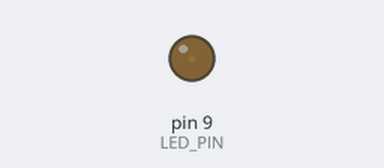
This sketch was run on a simulated Arduino Uno, built with avr-gcc and run on an emulated ATmega328P. Parts: output pins drawn as LEDs (lit = HIGH).

Above: at 0.05 s.
At 1.15 s:
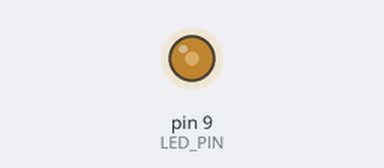
At 2.3 s:
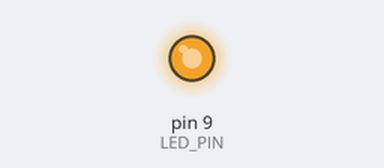
At 4.6 s:
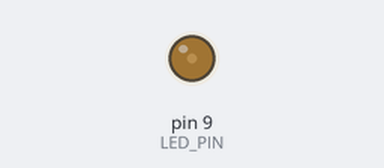
Timing chart, 0 to 6.6 s (numbered marks = the images above):
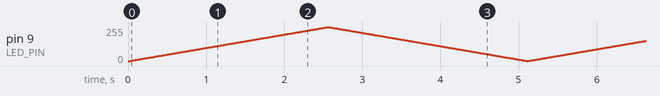

The sketch:

24_pwm_led_fade.ino
```cpp
/*
 * Challenge #24: PWM LED Fade (Breathing LED)
 *
 * Sketch Name:
 *
 *   24_pwm_led_fade
 *
 * Objective:
 *
 *   Smoothly fade an LED up and down (a "breathing"
 *   effect) using PWM -- without delay().
 *
 *   So far every LED has been ON or OFF. This one
 *   lives at every brightness in between.
 *
 * Background -- what is PWM?
 *
 *   digitalWrite() can only do HIGH or LOW. To get
 *   "half brightness" the Arduino uses PWM (Pulse
 *   Width Modulation): it switches the pin on and off
 *   very fast, and varies the fraction of time it
 *   stays on (the "duty cycle"). 50% on => looks half
 *   as bright; 10% on => dim.
 *
 *       analogWrite(pin, value);   // value 0..255
 *       //   0   = always off
 *       //   127 = ~50% duty (half bright)
 *       //   255 = always on
 *
 *   PWM is the same trick used to set motor speed,
 *   servo position, and audio tone.
 *
 * Hardware:
 *
 *   LED -> Pin 9
 *
 *   IMPORTANT: analogWrite only works on PWM pins,
 *   marked with a ~ on the board. On the Uno those are
 *   3, 5, 6, 9, 10, 11. Pin 8 is NOT a PWM pin, so use
 *   pin 9 here.
 *
 * Behaviour:
 *
 *   Brightness ramps 0 -> 255, then 255 -> 0, forever,
 *   smoothly. Like the LED is breathing.
 *
 * Requirements:
 *
 *   - Use analogWrite() for brightness.
 *
 *   - Use millis() to step the brightness at a fixed
 *     rate (e.g. every 10ms). Do NOT use delay().
 *
 *   - Track:
 *       * current brightness (0..255)
 *       * direction (+1 going up, -1 going down)
 *
 *   - When brightness reaches 255 or 0, flip direction.
 *
 * Rules:
 *
 *   - The LED must be on a PWM (~) pin.
 *   - No delay(). The fade must be non-blocking so other
 *     work could run alongside it.
 *
 * Concepts Practiced:
 *
 *   C++:
 *     - State variables (brightness, direction)
 *     - Clamping / bounds logic
 *
 *   Embedded:
 *     - PWM and duty cycle
 *     - Analog-style output from a digital pin
 *     - Non-blocking ramps (reusing the millis pattern)
 *
 * Learning Goal:
 *
 *   Understand PWM as the foundation of analog-ish
 *   control: brightness, motor speed, servo angle, and
 *   tone all come from varying a duty cycle.
 *
 * Stretch Goals (optional):
 *
 *   - Wrap it in a class:  PwmLed / Fader  with a
 *     update() method (hardware abstraction, like your
 *     Led class).
 *   - Reuse Challenge 23: make a FadeTask : public Task
 *     and run it inside your polymorphic Scheduler.
 *   - Fade two LEDs at different speeds at the same time.
 */

#include <Arduino.h>

const uint8_t LED_PIN = 9; // PWM (~) pin — pin 8 would NOT work for analogWrite
const int STEP_MS = 10;    // change brightness every 10ms (controls fade speed)

unsigned long timer = 0;
int brightness = 0;
int direction = 1; // +1 = getting brighter, -1 = getting dimmer

void setup() { pinMode(LED_PIN, OUTPUT); }

void loop() {
  if (millis() - timer >= STEP_MS) {
    timer += STEP_MS;
    analogWrite(LED_PIN, brightness);
    brightness += direction;
    if (brightness >= 255) {
      direction = -1;
      brightness = 255;
    } else if (brightness <= 0) {
      direction = 1;
      brightness = 0;
    }
  }
}
```
